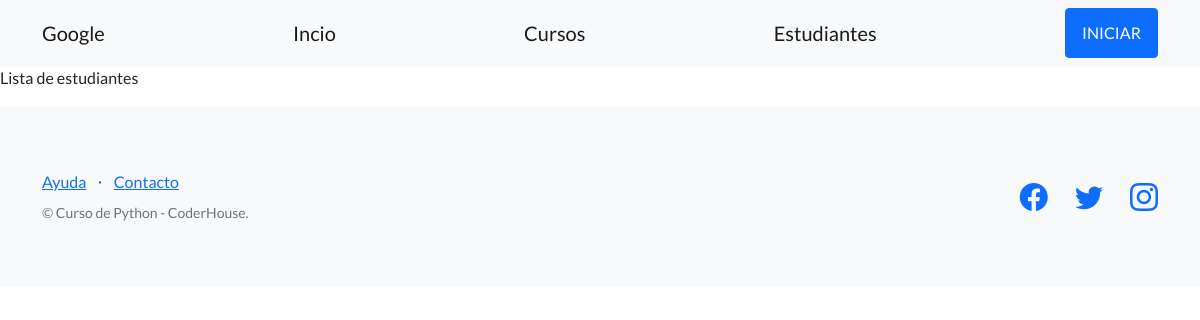
Page /estudios/estudiantes/ on the earlier database version.
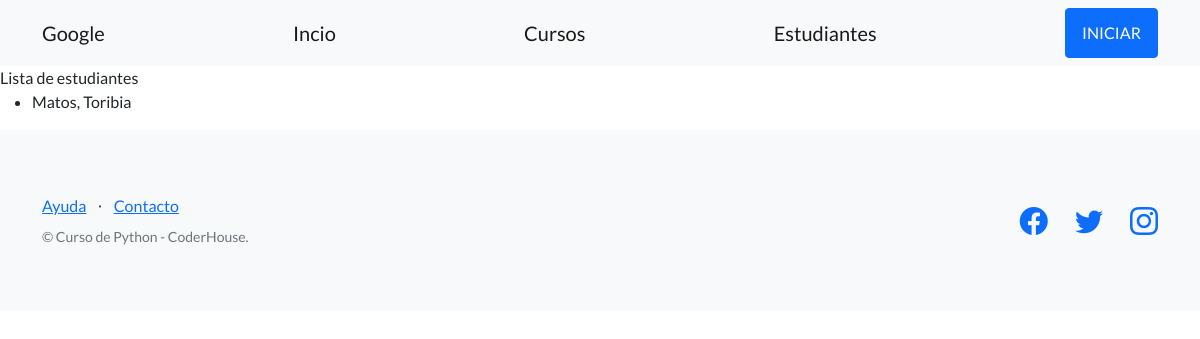
Same page on the later database version.
### control_estudios/models.py (models this page shows, shortened)
class Estudiante(models.Model):
    nombre=models.CharField(max_length=256)
    apellido=models.CharField(max_length=256)
    fecha_nacimiento=models.DateField()
    email=models.EmailField(blank=True)
    telefono=models.CharField(max_length=20, blank=True)#Buenas practicas para este tipo de datos
    dni=models.CharField(max_length=32)

### control_estudios/views.py (the view)
# urls.py: path("estudiantes/", listar_estudiantes, name="lista_estudiantes"),
def listar_estudiantes(request):
    contexto={
         "estudiantes":Estudiante.objects.all(),
    }
    http_responde =render(
        request=request,
        template_name='control_estudios/lista_estudiantes.html',
        context=contexto,
    )
    return http_responde

### control_estudios/templates/control_estudios/lista_estudiantes.html
{% extends "control_estudios/base.html" %}
{% block contenido %}
<section>
    <div>
        <hl>Lista de estudiantes</hl>
        <ul>
            {% for student in estudiantes %}
            <li>{{student.apellido}}, {{student.nombre}}</li>
            {% endfor %}
        </ul>
    </div>
</section>
{% endblock contenido %}

Differences in the rows shown:
added Estudiante: apellido "Matos", nombre "Toribia"
